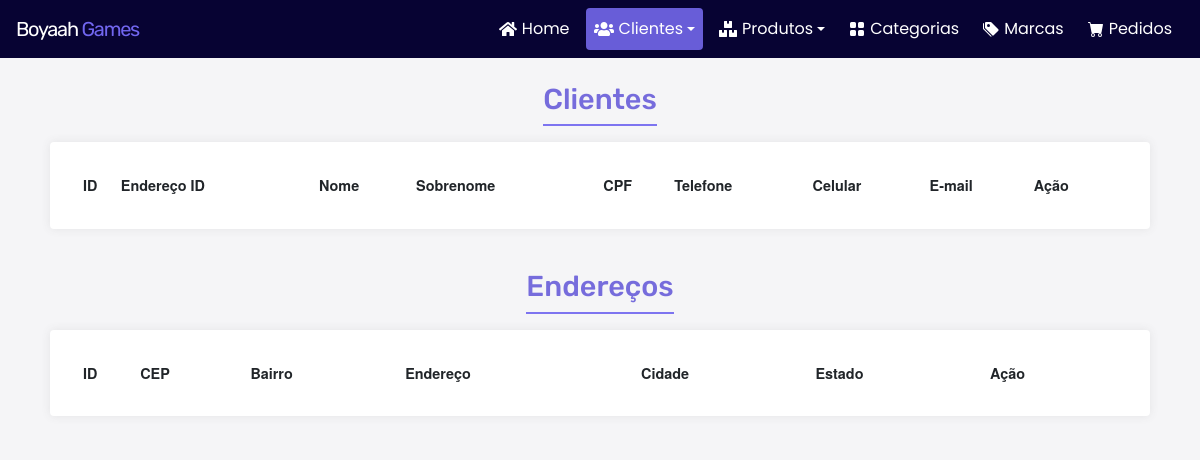
Before: /index.php?classe=ClienteController&metodo=abrirConsulta with the older database file.
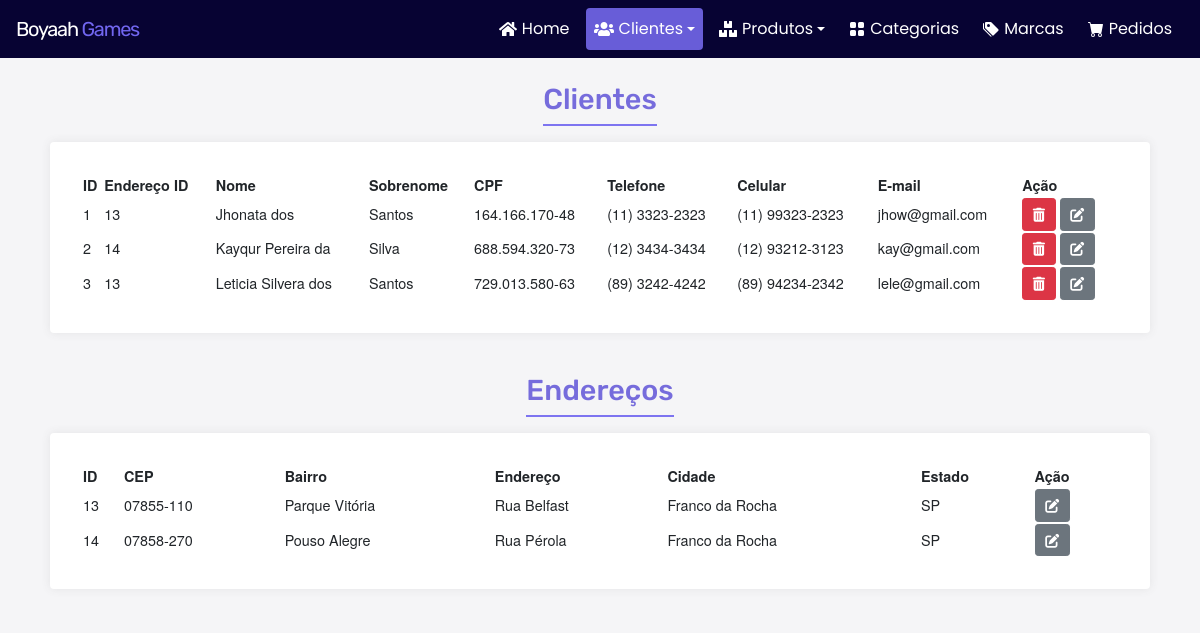
After: the same page with the newer database file.
### tables this page shows
CREATE TABLE `tbclientes` (
  `cod_cliente` int(11) NOT NULL COMMENT 'Identificação do cliente',
  `cod_endereco` int(11) NOT NULL,
  `nome` varchar(40) NOT NULL,
  `sobrenome` varchar(40) NOT NULL,
  `cpf` varchar(14) NOT NULL,
  `telefone` varchar(14) NOT NULL,
  `celular` varchar(15) DEFAULT NULL,
  `data_nasc` date NOT NULL,
  `complemento` varchar(30) DEFAULT NULL,
  `numero` varchar(6) NOT NULL,
  `email` varchar(80) NOT NULL,
  `senha` varchar(128) NOT NULL
);

CREATE TABLE `tbenderecos` (
  `cod_endereco` int(11) NOT NULL,
  `cep` varchar(9) NOT NULL,
  `estado` varchar(30) NOT NULL,
  `cidade` varchar(35) NOT NULL,
  `bairro` varchar(35) NOT NULL,
  `endereco` varchar(80) NOT NULL
);

### app/controller/ClienteController.php (called while the page is built, shortened)
<?php
class ClienteController
{
    public function abrirConsulta()
    {
        include "../../app/model/Cliente.php";
        $cli = new Cliente();
        $dadosCli = $cli->consultarClientes();
        include "../../app/model/Endereco.php";
        $end = new Endereco();
        $dadosEnd = $end->consultarEnderecos();
        include_once "../../app/view/admin/ConsultarCliente.php";
    }
}

### app/model/Cliente.php (called while the page is built, shortened)
<?php
class Cliente
{
    public function consultarClientes()
    {
        $con = Conexao::conectar();
        $cmd = $con->prepare("SELECT * FROM tbclientes");
        $cmd->execute();
        return $cmd->fetchAll(PDO::FETCH_OBJ);
    }
}

### app/model/Endereco.php (called while the page is built, shortened)
<?php
class Endereco
{
    public function consultarEnderecos()
    {
        $con = Conexao::conectar();
        $cmd = $con->prepare("SELECT * FROM tbenderecos");
        $cmd->execute();
        return $cmd->fetchAll(PDO::FETCH_OBJ);
    }
}

### app/view/admin/ConsultarCliente.php (the view, shortened to what the changed rows need)
<!doctype html>
<html lang="pt-br">
<head>
    <link rel="stylesheet" href="https://cdn.jsdelivr.net/npm/bootstrap@4.6.0/dist/css/bootstrap.min.css">
    <link rel="stylesheet" type="text/css" href="https://cdn.datatables.net/v/dt/dt-1.10.24/datatables.min.css" />
    <link rel="stylesheet" type="text/css" href="../assets/css/style.css">
</head>
<body class="adm">
    <main class="container-fluid">
        <div class="page-title container">
            <h2>Clientes</h2>
        </div>
        <div class="row">
            <div class="col px-4 py-3">
                <div class="tabela-container container">
                    <table class="tabela display compact nowrap w-100">
                        <thead>
                            <th>ID</th>
                            <th>Endereço ID</th>
                            <th>Nome</th>
                            <th>Sobrenome</th>
                            <th>CPF</th>
                            <th>Telefone</th>
                            <th>Celular</th>
                            <th>E-mail</th>
                            <th>Ação</th>
                        </thead>
                        <tbody>
                            <?php
                            foreach ($dadosCli as $cliente) {
                                echo "
                                <tr>
                                    <td>$cliente->cod_cliente</td>
                                    <td>$cliente->cod_endereco</td>
                                    <td>$cliente->nome</td>
                                    <td>$cliente->sobrenome</td>
                                    <td>$cliente->cpf</td>
                                    <td>$cliente->telefone</td>
                                    <td>$cliente->celular</td>
                                    <td>$cliente->email</td>
                                    <td class='acao'>
                                        <button  title='Excluír' onclick=\"excluirCliente($cliente->cod_cliente, $cliente->cod_endereco);\" class='btn btn-sm btn-danger'><i class='fas fa-trash-alt'></i></button>
                                        <a title='Editar' href='index.php?classe=ClienteController&metodo=abrirAtualizacao&cod_cliente=$cliente->cod_cliente'class='btn btn-sm btn-secondary'><i class='fas fa-edit'></i></a>
                                    </td>
                                </tr>";
                            }
                            ?>
                        </tbody>
                    </table>
                </div>
            </div>
            <div class="page-title container">
                <h2>Endereços</h2>
            </div>
            <div class="col px-4 py-3">
                <div class="tabela-container container">
                    <table class="tabela display compact nowrap w-100">
                        <thead>
                            <th>ID</th>
                            <th>CEP</th>
                            <th>Bairro</th>
                            <th>Endereço</th>
                            <th>Cidade</th>
                            <th>Estado</th>
                            <th>Ação</th>
                        </thead>
                        <tbody>
                            <?php
                            foreach ($dadosEnd as $endereco) {
                                echo "
                                <tr>
                                    <td>$endereco->cod_endereco</td>
                                    <td>$endereco->cep</td>
                                    <td>$endereco->bairro</td>
                                    <td>$endereco->endereco</td>
                                    <td>$endereco->cidade</td>
                                    <td>$endereco->estado</td>
                                    <td class='acao'>
                                        <a title='Editar' href='index.php?classe=EnderecoController&metodo=abrirAtualizacao&cod_endereco=$endereco->cod_endereco'class='btn btn-sm btn-secondary'><i class='fas fa-edit'></i></a>
                                    </td>
                                </tr>";
                            }
                            ?>
                        </tbody>
                    </table>
                </div>
            </div>
        </div>
    </main>
</body>
</html>

Changed rows visible on the page:
added tbclientes: cod_cliente "1", cod_endereco "13", nome "Jhonata dos", sobrenome "Santos", cpf "164.166.170-48", telefone "(11) 3323-2323", celular "(11) 99323-2323", email "jhow@gmail.com"
added tbclientes: cod_cliente "2", cod_endereco "14", nome "Kayqur Pereira da", sobrenome "Silva", cpf "688.594.320-73", telefone "(12) 3434-3434", celular "(12) 93212-3123", email "kay@gmail.com"
added tbclientes: cod_cliente "3", cod_endereco "13", nome "Leticia Silvera dos", sobrenome "Santos", cpf "729.013.580-63", telefone "(89) 3242-4242", celular "(89) 94234-2342", email "lele@gmail.com"
added tbenderecos: cod_endereco "13", cep "07855-110", bairro "Parque Vitória", endereco "Rua Belfast", cidade "Franco da Rocha", estado "SP"
added tbenderecos: cod_endereco "14", cep "07858-270", bairro "Pouso Alegre", endereco "Rua Pérola", cidade "Franco da Rocha", estado "SP"
